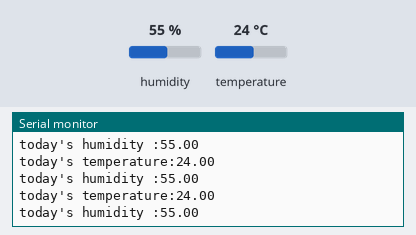
Recording of a program running on a simulated ESP32. On the bench: the last lines printed to the serial monitor. The test bench sets the inputs (shaded band); at power-on: humidity 55 %, temperature 24 °C.

Above: at 2.8 s.
2.9 s: humidity set to 22 %
At 4.8 s:
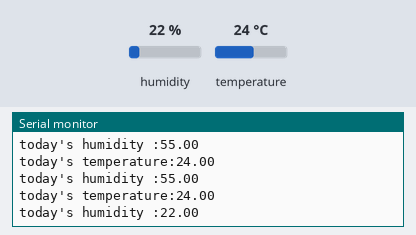
5.6 s: temperature set to 12 °C
At 6.8 s:
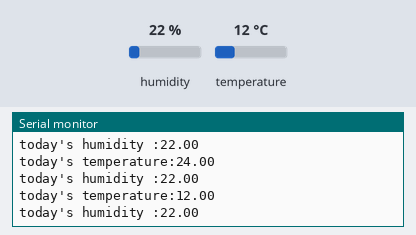
8.3 s: humidity set to 40 %
At 10.5 s:
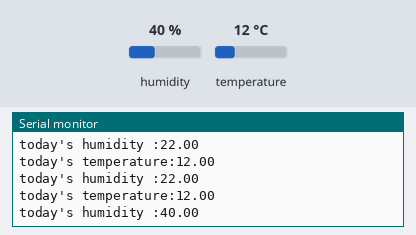
Timing chart, 0 to 12.0 s (numbered marks = the images above; inputs shaded):
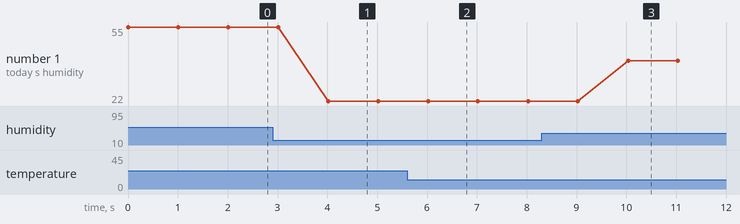

The program:

main.cpp
```cpp
#include <Arduino.h>
#include <DHT.h>

#define pinTempreture 32
#define DHTtype DHT22

DHT dht(pinTempreture, DHTtype);

void setup() {
  Serial.begin(9600);
  dht.begin();
}

void loop() {
  // put your main code here, to run repeatedly:
  float Temperature;
  float Humidity;

   // Vérification si données bien reçues
  if (isnan(Humidity) || isnan(Temperature)) {
    Serial.println("Aucune valeur retournée par le DHT22. Est-il bien branché ?");
    delay(2000);
    return;
  }

  Temperature=dht.readTemperature();
  Serial.print("today's temperature:");
  Serial.println(Temperature);

  Humidity=dht.readHumidity();
  Serial.print("today's humidity :");
  Serial.println(Humidity);

  delay(1000);
}
```

Measured:
- after the input at 2.9 s, the serial monitor: prints a new line after 1.1 s (image 1)
- after the input at 5.6 s, the serial monitor: prints a new line after 0.42 s (image 2)
- after the input at 8.3 s, the serial monitor: prints a new line after 1.7 s (image 3)
- plotted number 1: 55 → 22 after the input at 2.9 s, 22 → 40 after the input at 8.3 s
